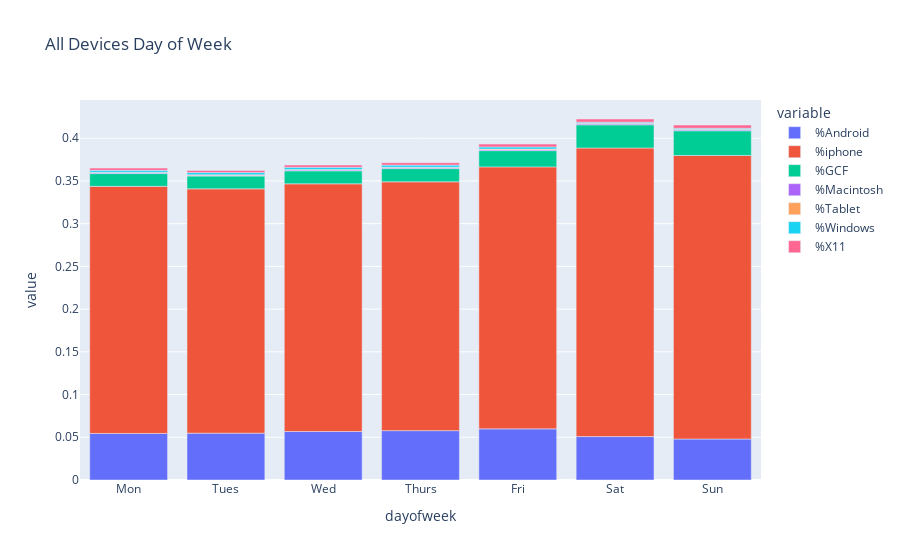

The notebook cell saved with this chart:
### Code cell
fig = px.bar(summary_devices_dow, x="dayofweek", y=["%Android", "%iphone", "%GCF",  '%Macintosh', '%Tablet', '%Windows',
                           '%X11'], title="All Devices Day of Week")
fig.show()

### Figure 1 — Plotly figure (JSON) as saved in the notebook; plotly's stock layout.template omitted (floating-point values rounded to 4 significant figures)
{"data": [{"alignmentgroup": "True", "hovertemplate": "variable=%Android<br>dayofweek=%{x}<br>value=%{y}<extra></extra>", "legendgroup": "%Android", "marker": {"color": "#636efa"}, "name": "%Android", "offsetgroup": "%Android", "orientation": "v", "showlegend": true, "textposition": "auto", "type": "bar", "x": ["Mon", "Tues", "Wed", "Thurs", "Fri", "Sat", "Sun"], "xaxis": "x", "y": [0.0545, 0.05483, 0.05674, 0.05779, 0.05985, 0.05081, 0.04799], "yaxis": "y"}, {"alignmentgroup": "True", "hovertemplate": "variable=%iphone<br>dayofweek=%{x}<br>value=%{y}<extra></extra>", "legendgroup": "%iphone", "marker": {"color": "#EF553B"}, "name": "%iphone", "offsetgroup": "%iphone", "orientation": "v", "showlegend": true, "textposition": "auto", "type": "bar", "x": ["Mon", "Tues", "Wed", "Thurs", "Fri", "Sat", "Sun"], "xaxis": "x", "y": [0.2892, 0.2859, 0.2899, 0.2912, 0.3066, 0.3378, 0.3319], "yaxis": "y"}, {"alignmentgroup": "True", "hovertemplate": "variable=%GCF<br>dayofweek=%{x}<br>value=%{y}<extra></extra>", "legendgroup": "%GCF", "marker": {"color": "#00cc96"}, "name": "%GCF", "offsetgroup": "%GCF", "orientation": "v", "showlegend": true, "textposition": "auto", "type": "bar", "x": ["Mon", "Tues", "Wed", "Thurs", "Fri", "Sat", "Sun"], "xaxis": "x", "y": [0.01494, 0.01504, 0.01523, 0.01546, 0.01902, 0.02718, 0.02889], "yaxis": "y"}, {"alignmentgroup": "True", "hovertemplate": "variable=%Macintosh<br>dayofweek=%{x}<br>value=%{y}<extra></extra>", "legendgroup": "%Macintosh", "marker": {"color": "#ab63fa"}, "name": "%Macintosh", "offsetgroup": "%Macintosh", "orientation": "v", "showlegend": true, "textposition": "auto", "type": "bar", "x": ["Mon", "Tues", "Wed", "Thurs", "Fri", "Sat", "Sun"], "xaxis": "x", "y": [0.001088, 0.001018, 0.001045, 0.001054, 0.001117, 0.001201, 0.001086], "yaxis": "y"}, {"alignmentgroup": "True", "hovertemplate": "variable=%Tablet<br>dayofweek=%{x}<br>value=%{y}<extra></extra>", "legendgroup": "%Tablet", "marker": {"color": "#FFA15A"}, "name": "%Tablet", "offsetgroup": "%Tablet", "orientation": "v", "showlegend": true, "textposition": "auto", "type": "bar", "x": ["Mon", "Tues", "Wed", "Thurs", "Fri", "Sat", "Sun"], "xaxis": "x", "y": [0.0004908, 0.0004884, 0.0005192, 0.0005319, 0.0007139, 0.0006798, 0.0008272], "yaxis": "y"}, {"alignmentgroup": "True", "hovertemplate": "variable=%Windows<br>dayofweek=%{x}<br>value=%{y}<extra></extra>", "legendgroup": "%Windows", "marker": {"color": "#19d3f3"}, "name": "%Windows", "offsetgroup": "%Windows", "orientation": "v", "showlegend": true, "textposition": "auto", "type": "bar", "x": ["Mon", "Tues", "Wed", "Thurs", "Fri", "Sat", "Sun"], "xaxis": "x", "y": [0.002214, 0.002552, 0.002586, 0.002461, 0.002556, 0.001208, 0.001034], "yaxis": "y"}, {"alignmentgroup": "True", "hovertemplate": "variable=%X11<br>dayofweek=%{x}<br>value=%{y}<extra></extra>", "legendgroup": "%X11", "marker": {"color": "#FF6692"}, "name": "%X11", "offsetgroup": "%X11", "orientation": "v", "showlegend": true, "textposition": "auto", "type": "bar", "x": ["Mon", "Tues", "Wed", "Thurs", "Fri", "Sat", "Sun"], "xaxis": "x", "y": [0.002629, 0.00248, 0.0026, 0.002795, 0.003262, 0.003667, 0.00374], "yaxis": "y"}], "layout": {"barmode": "relative", "legend": {"title": {"text": "variable"}, "tracegroupgap": 0}, "title": {"text": "All Devices Day of Week"}, "xaxis": {"anchor": "y", "domain": [0, 1], "title": {"text": "dayofweek"}}, "yaxis": {"anchor": "x", "domain": [0, 1], "title": {"text": "value"}}}}
